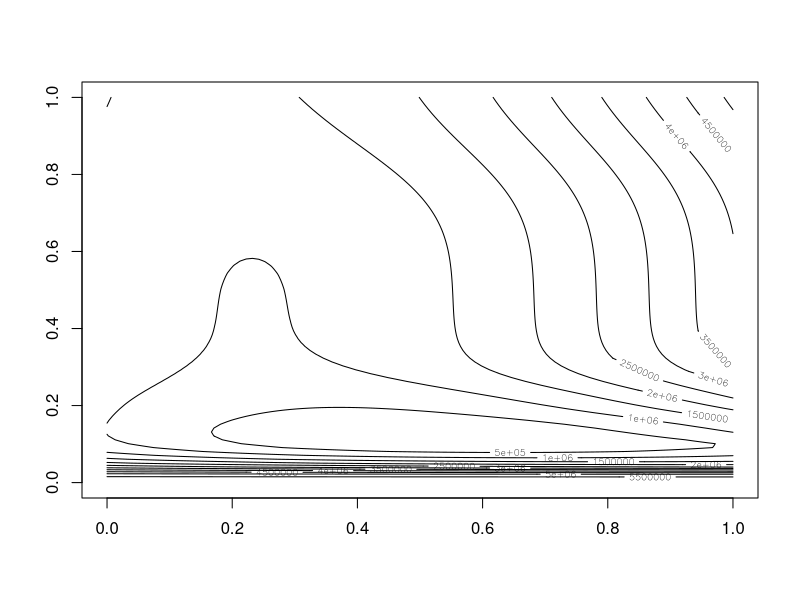

Source code (R):
################################
##(a)
t <- c(0,8,28,41,63,69,97,117,135,154)
x <- c(2,47,192,256,768,896,1120,896,1184,1024)
f <- expression(2*K/(2+(K-2)*exp(-r*t)))

df <- function(K,r,t){
  dfk <- D(f,"K")
  dfr <- D(f,"r")
  K <- K 
  r <- r 
  t <- t
  a <- eval(dfk)
  b <- eval(dfr)
  c <- array(c(a,b),c(1,2))
  return(c)
}

Df <- function(K,r){
  a <- K
  b <- r
  m <- df(a,b,t[1])
  for(i in 2:10){
    c <- df(a,b,t[i])
    m <- rbind(m,c)
  }
  return(m)
}

Z <- function(K,r){
  a <- c()
  for(i in 1:10){
    a[i] <- x[i] - 2*K/(2+(K-2)*exp(-r*t[i]))
  }
  m <- array(a,c(10,1))
  return(m)
}

theta <- matrix(c(1200,0.2),nrow=2)
delta <- matrix(c(1,1),nrow=2)

while(crossprod(delta,delta)>=0.001){
  theta1 <- theta 
  a <- Df(theta[1,1],theta[2,1])
  z <- Z(theta[1,1],theta[2,1])
  theta <- theta + solve(t(a)%*%a)%*%t(a)%*%z
  delta <- theta - theta1
}

a.est <- theta
print(a.est)

##########################################
###(b)

f <- function(K,r){
  return(sum((x-2*K/(2+(K-2)*exp(-r*t)))^2))
}

z <- matrix(0,100,100,byrow=T)
for (i in 1:100){
  for (j in 1:100){
    K <- 600 + 8*j
    r <- 0 + 0.01*i
    z[j,i] <- f(K,r)
  }
}
contour(z)

##################################
####(c)

l <- expression(log(1/(sqrt(2*pi)*sigema))-
                  (log((2*2+2*(K-2)*exp(-r*0))/(2*K)))^2/(2*sigema^2)+
                  log(1/(sqrt(2*pi)*sigema))-
                  (log((2*47+47*(K-2)*exp(-r*8))/(2*K)))^2/(2*sigema^2)+
                  log(1/(sqrt(2*pi)*sigema))-
                  (log((2*192+192*(K-2)*exp(-r*28))/(2*K)))^2/(2*sigema^2)+
                  log(1/(sqrt(2*pi)*sigema))-
                  (log((2*256+256*(K-2)*exp(-r*41))/(2*K)))^2/(2*sigema^2)+
                  log(1/(sqrt(2*pi)*sigema))-
                  (log((2*768+768*(K-2)*exp(-r*63))/(2*K)))^2/(2*sigema^2)+
                  log(1/(sqrt(2*pi)*sigema))-
                  (log((2*896+896*(K-2)*exp(-r*69))/(2*K)))^2/(2*sigema^2)+
                  log(1/(sqrt(2*pi)*sigema))-
                  (log((2*1120+1120*(K-2)*exp(-r*97))/(2*K)))^2/(2*sigema^2)+
                  log(1/(sqrt(2*pi)*sigema))-
                  (log((2*896+896*(K-2)*exp(-r*117))/(2*K)))^2/(2*sigema^2)+
                  log(1/(sqrt(2*pi)*sigema))-
                  (log((2*1185+1184*(K-2)*exp(-r*135))/(2*K)))^2/(2*sigema^2)+
                  log(1/(sqrt(2*pi)*sigema))-
                  (log((2*1024+1024*(K-2)*exp(-r*154))/(2*K)))^2/(2*sigema^2))

dl <- function(beita){
  dlk <- D(l,"K")
  dlr <- D(l,"r")
  dlsigema <- D(l,"sigema")
  K <- beita[1] 
  r <- beita[2] 
  sigema <- beita[3]
  a <- eval(dlk)
  b <- eval(dlr)
  c <- eval(dlsigema)
  return(c(a,b,c))
}

ddl <- function(beita){
  dlkk <- D(D(l,"K"),"K")
  dlkr <- D(D(l,"K"),"r")
  dlksigema <- D(D(l,"K"),"sigema")
  dlrr <- D(D(l,"r"),"r")
  dlrsigema <- D(D(l,"r"),"sigema")
  dlsigema2 <- D(D(l,"sigema"),"sigema")
  K <- beita[1] 
  r <- beita[2] 
  sigema <- beita[3]
  a <- c(eval(dlkk),eval(dlkr),eval(dlksigema),eval(dlkr),eval(dlrr),
         eval(dlrsigema),eval(dlksigema),eval(dlrsigema),eval(dlsigema2))
  m <- matrix(a,byrow=TRUE,nrow=3)
  return(m)
}

a <- matrix(c(1200,0.2,0.5),nrow=3)
delta <- matrix(c(1,1,1),nrow=3)
while(crossprod(delta,delta)>=0.001){
  b <- a
  c <- matrix(dl(a),nrow=3)
  d <- solve(ddl(a))
  a <- a - d%*%c
  delta <- a - b
}
a
solve(-ddl(a))